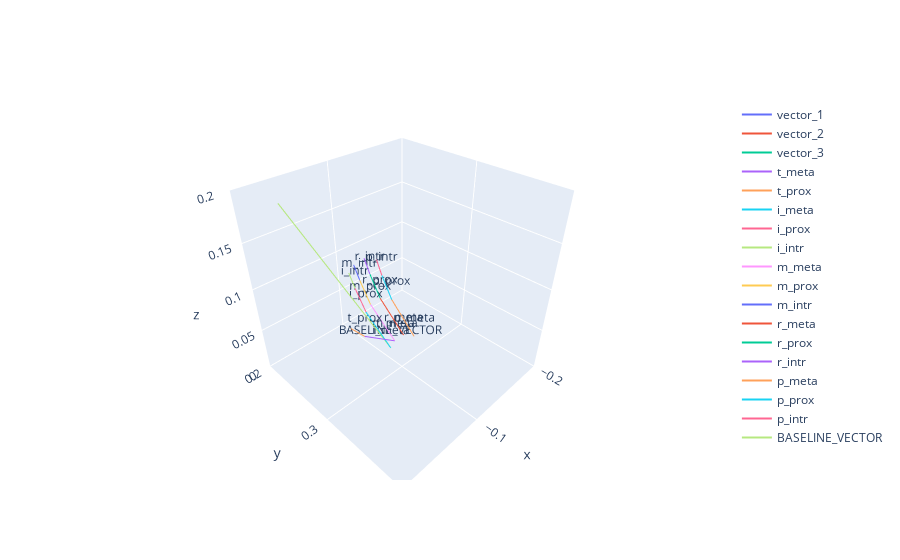

Notebook cell for this chart:
### Code cell
# Define some sample 3D vectors
vectors = [
    {"name": "vector_1", "vector": [0.1, 0, 0]},
    {"name": "vector_2", "vector": [0, 0.1, 0]},
    {"name": "vector_3", "vector": [0, 0, 0.1]},
]

# Add the finger vectors 1 by one to the vectors dictionary. Have the offset as the start point of the previous locatio
extra_vector = {"name": "t_meta", "start": m_0, "vector": t_meta}
vectors.append(extra_vector)  # Add extra vector to the list
extra_vector = {"name": "t_prox", "start": m_0 + t_meta, "vector": t_prox}
vectors.append(extra_vector)  # Add extra vector to the list
extra_vector = {"name": "i_meta", "start": i_0, "vector": i_meta}
vectors.append(extra_vector)  # Add extra vector to the list
extra_vector = {"name": "i_prox", "start": i_0 + i_meta, "vector": i_prox}
vectors.append(extra_vector)  # Add extra vector to the list
extra_vector = {"name": "i_intr", "start": i_0 + i_meta + i_prox, "vector": i_intr}
vectors.append(extra_vector)  # Add extra vector to the list
extra_vector = {"name": "m_meta", "start": m_0, "vector": m_meta}
vectors.append(extra_vector)  # Add extra vector to the list
extra_vector = {"name": "m_prox", "start": m_0 + m_meta, "vector": m_prox}
vectors.append(extra_vector)  # Add extra vector to the list
extra_vector = {"name": "m_intr", "start": m_0 + m_meta + m_prox, "vector": m_intr}
vectors.append(extra_vector)  # Add extra vector to the list
extra_vector = {"name": "r_meta", "start": r_0, "vector": r_meta}
vectors.append(extra_vector)  # Add extra vector to the list
extra_vector = {"name": "r_prox", "start": r_0 + r_meta, "vector": r_prox}
vectors.append(extra_vector)  # Add extra vector to the list
extra_vector = {"name": "r_intr", "start": r_0 + r_meta + r_prox, "vector": r_intr}
vectors.append(extra_vector)  # Add extra vector to the list
extra_vector = {"name": "p_meta", "start": p_0, "vector": p_meta}
vectors.append(extra_vector)  # Add extra vector to the list
extra_vector = {"name": "p_prox", "start": p_0 + p_meta, "vector": p_prox}
vectors.append(extra_vector)  # Add extra vector to the list
extra_vector = {"name": "p_intr", "start": p_0 + p_meta + p_prox, "vector": p_intr}
vectors.append(extra_vector)  # Add extra vector to the list

# EXTRA CODE FROM BELOW
i_baseline = np.array([0.4127716, -0.1715176, 0.8945398])
extra_vector = {"name": "BASELINE_VECTOR", "start": i_0, "vector": i_baseline}
vectors.append(extra_vector)  # Add extra vector to the list



# Create an empty figure
fig = go.Figure()

# Add each vector as a 3D line
for vec in vectors:
    start_point = vec.get("start", [0, 0, 0])  # Get starting point, default to origin
    end_point = [start_point[i] + vec["vector"][i] for i in range(3)]  # Calculate end point based on start and vector
    fig.add_trace(go.Scatter3d(x=[start_point[0], end_point[0]], 
                               y=[start_point[1], end_point[1]], 
                               z=[start_point[2], end_point[2]], 
                               mode="lines+text",
                               name=vec["name"],
                               text=[vec["name"]],
                               textposition="top center"))
# Set custom plot limits and aspect ratio
fig.update_layout(
    scene=dict(
        xaxis=dict(range=[-0.2, 0.0]),
        yaxis=dict(range=[0.2, 0.4]),
        zaxis=dict(range=[0, 0.2]),
        aspectmode="cube"
    )
)

# Show the plot
fig.show()

### Figure 1 — Plotly figure (JSON) as saved in the notebook; plotly's stock layout.template omitted (floating-point values rounded to 4 significant figures)
{"data": [{"mode": "lines+text", "name": "vector_1", "text": ["vector_1"], "textposition": "top center", "type": "scatter3d", "x": [0, 0.1], "y": [0, 0], "z": [0, 0]}, {"mode": "lines+text", "name": "vector_2", "text": ["vector_2"], "textposition": "top center", "type": "scatter3d", "x": [0, 0], "y": [0, 0.1], "z": [0, 0]}, {"mode": "lines+text", "name": "vector_3", "text": ["vector_3"], "textposition": "top center", "type": "scatter3d", "x": [0, 0], "y": [0, 0], "z": [0, 0.1]}, {"mode": "lines+text", "name": "t_meta", "text": ["t_meta"], "textposition": "top center", "type": "scatter3d", "x": [-0.1051, -0.0665], "y": [0.2841, 0.2816], "z": [0.02302, 0.05149]}, {"mode": "lines+text", "name": "t_prox", "text": ["t_prox"], "textposition": "top center", "type": "scatter3d", "x": [-0.0665, -0.04899], "y": [0.2816, 0.2835], "z": [0.05149, 0.07315]}, {"mode": "lines+text", "name": "i_meta", "text": ["i_meta"], "textposition": "top center", "type": "scatter3d", "x": [-0.09818, -0.07332], "y": [0.285, 0.2774], "z": [0.01792, 0.07578]}, {"mode": "lines+text", "name": "i_prox", "text": ["i_prox"], "textposition": "top center", "type": "scatter3d", "x": [-0.07332, -0.06617], "y": [0.2774, 0.2721], "z": [0.07578, 0.1048]}, {"mode": "lines+text", "name": "i_intr", "text": ["i_intr"], "textposition": "top center", "type": "scatter3d", "x": [-0.06617, -0.06074], "y": [0.2721, 0.2715], "z": [0.1048, 0.1241]}, {"mode": "lines+text", "name": "m_meta", "text": ["m_meta"], "textposition": "top center", "type": "scatter3d", "x": [-0.1051, -0.08023], "y": [0.2841, 0.2765], "z": [0.02302, 0.08088]}, {"mode": "lines+text", "name": "m_prox", "text": ["m_prox"], "textposition": "top center", "type": "scatter3d", "x": [-0.08023, -0.07308], "y": [0.2765, 0.2712], "z": [0.08088, 0.1099]}, {"mode": "lines+text", "name": "m_intr", "text": ["m_intr"], "textposition": "top center", "type": "scatter3d", "x": [-0.07308, -0.06765], "y": [0.2712, 0.2706], "z": [0.1099, 0.1292]}, {"mode": "lines+text", "name": "r_meta", "text": ["r_meta"], "textposition": "top center", "type": "scatter3d", "x": [-0.1146, -0.08975], "y": [0.2877, 0.2801], "z": [0.02755, 0.0854]}, {"mode": "lines+text", "name": "r_prox", "text": ["r_prox"], "textposition": "top center", "type": "scatter3d", "x": [-0.08975, -0.0826], "y": [0.2801, 0.2749], "z": [0.0854, 0.1144]}, {"mode": "lines+text", "name": "r_intr", "text": ["r_intr"], "textposition": "top center", "type": "scatter3d", "x": [-0.0826, -0.07717], "y": [0.2749, 0.2742], "z": [0.1144, 0.1337]}, {"mode": "lines+text", "name": "p_meta", "text": ["p_meta"], "textposition": "top center", "type": "scatter3d", "x": [-0.1218, -0.09695], "y": [0.2965, 0.2888], "z": [0.02669, 0.08454]}, {"mode": "lines+text", "name": "p_prox", "text": ["p_prox"], "textposition": "top center", "type": "scatter3d", "x": [-0.09695, -0.0898], "y": [0.2888, 0.2836], "z": [0.08454, 0.1136]}, {"mode": "lines+text", "name": "p_intr", "text": ["p_intr"], "textposition": "top center", "type": "scatter3d", "x": [-0.0898, -0.08437], "y": [0.2836, 0.283], "z": [0.1136, 0.1329]}, {"mode": "lines+text", "name": "BASELINE_VECTOR", "text": ["BASELINE_VECTOR"], "textposition": "top center", "type": "scatter3d", "x": [-0.09818, 0.3146], "y": [0.285, 0.1135], "z": [0.01792, 0.9125]}], "layout": {"scene": {"aspectmode": "cube", "xaxis": {"range": [-0.2, 0]}, "yaxis": {"range": [0.2, 0.4]}, "zaxis": {"range": [0, 0.2]}}}}
